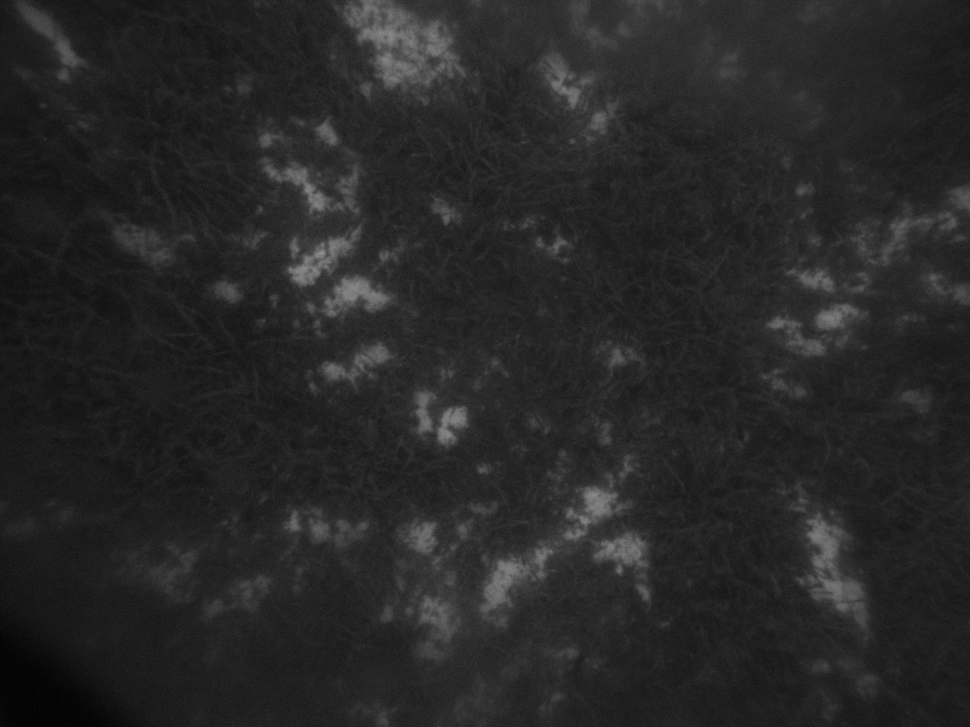
#> input picture Recitify of image/L.png, 970 x 727 px, shrunk from 1920 x 1440 before the run
$ python recitify.py   (older library calls are emulated)
#> lines starting #> are read from the running program, lines starting #| are printed output that depends on the picture; after the words box and inside, x2 and y2 are one past the last pixel; in counts of white or black regions, pixels touching at a corner belong together
import cv2
import glob
import argparse
import math
from numpy import genfromtxt
import matplotlib.pyplot as plt
import numpy as np
import os.path
from scipy import ndimage
import os

left = cv2.imread('L.png', cv2.IMREAD_UNCHANGED)
#> left is the input picture: shape (727, 970); min 1, max 147, mean 39.3
right = cv2.imread('R.png', cv2.IMREAD_UNCHANGED)
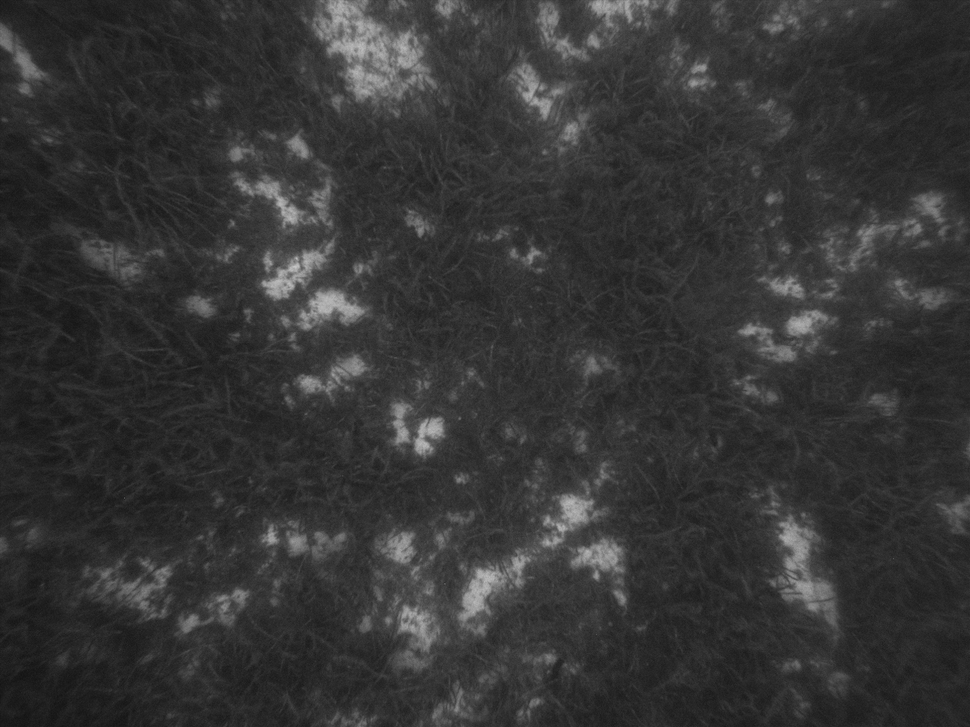
#> input picture Recitify of image/R.png, 970 x 727 px, shrunk from 1920 x 1440 before the run
#> right is the input picture: shape (727, 970); min 19, max 198, mean 53.3
# [4 lines of commented-out code are left out]


cameraMatrix1 = np.array(
    [[1478.4616, 0.0, 940.78233], [0.0, 1474.45028, 679.50984], [0.0,0.0,1.0]])
cameraMatrix2 = np.array(
    [[1478.97446, 0.0, 943.87355], [0.0, 1477.70023, 712.14069], [0.0,0.0,1.0]])
distCoeffs1 = np.array(
    [0.34404, 0.39925000000000005, -0.0024600000000000004, -0.01072, 0.0])
distCoeffs2 = np.array(
    [0.28774000000000005, 0.6423000000000001, 0.00022, -0.0024200000000000003, 0.0])
rotationMatrix = np.array([[0.99973106,   0.01154131,    	0.02018957],
                           [-0.01171467,  0.99989738,    	0.00861916],
                           [-0.02009047,  -0.00885182,    	0.99975736]])

transVector = np.array([29.96389633009774, 0.5883268401189343, -5.0370190999346365])

flags = cv2.CALIB_ZERO_DISPARITY
image_size = left.shape[::-1]
#> image_size = (970, 727)

R1, R2, P1, P2, Q, roi1, roi2 = cv2.stereoRectify(cameraMatrix1, distCoeffs1, cameraMatrix2, distCoeffs2, image_size,
                                                  rotationMatrix, transVector, flags=flags)
#> roi1 = (76, 84, 866, 622); roi2 = (44, 34, 869, 628)

leftmapX, leftmapY = cv2.initUndistortRectifyMap(cameraMatrix1, distCoeffs1, R1, P1, image_size, cv2.CV_32FC1)
rightmapX, rightmapY = cv2.initUndistortRectifyMap(cameraMatrix2, distCoeffs2, R2, P2, image_size, cv2.CV_32FC1)

left_remap = cv2.remap(left, leftmapX, leftmapY, cv2.INTER_LANCZOS4)
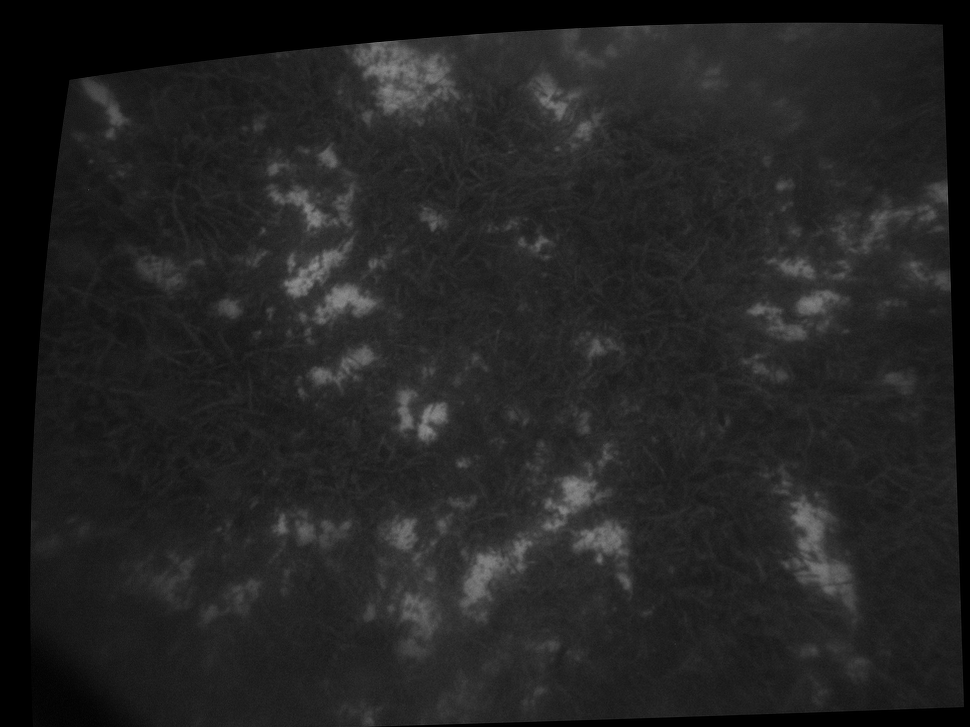
#> left_remap: shape (727, 970); min 0, max 144, mean 34.9
right_remap = cv2.remap(right, leftmapX, rightmapY, cv2.INTER_LANCZOS4)
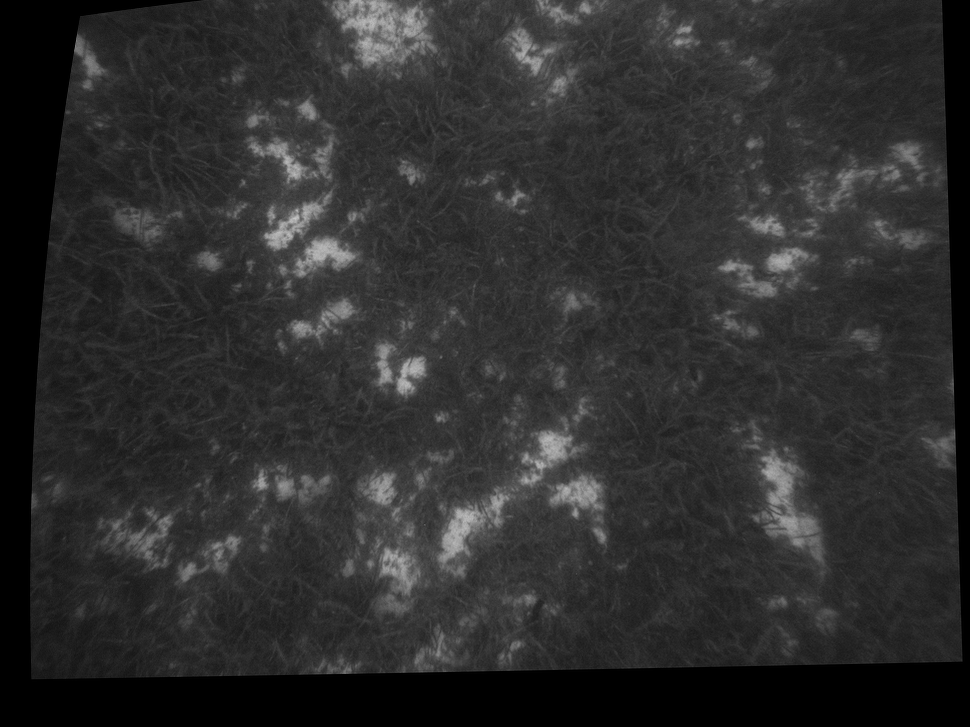
#> right_remap: shape (727, 970); min 0, max 199, mean 45.7

# For some reason, the images get rotated upside down after remapping, and I have to invert them back
left_remap = ndimage.rotate(left_remap, 180)
right_remap = ndimage.rotate(right_remap, 180)
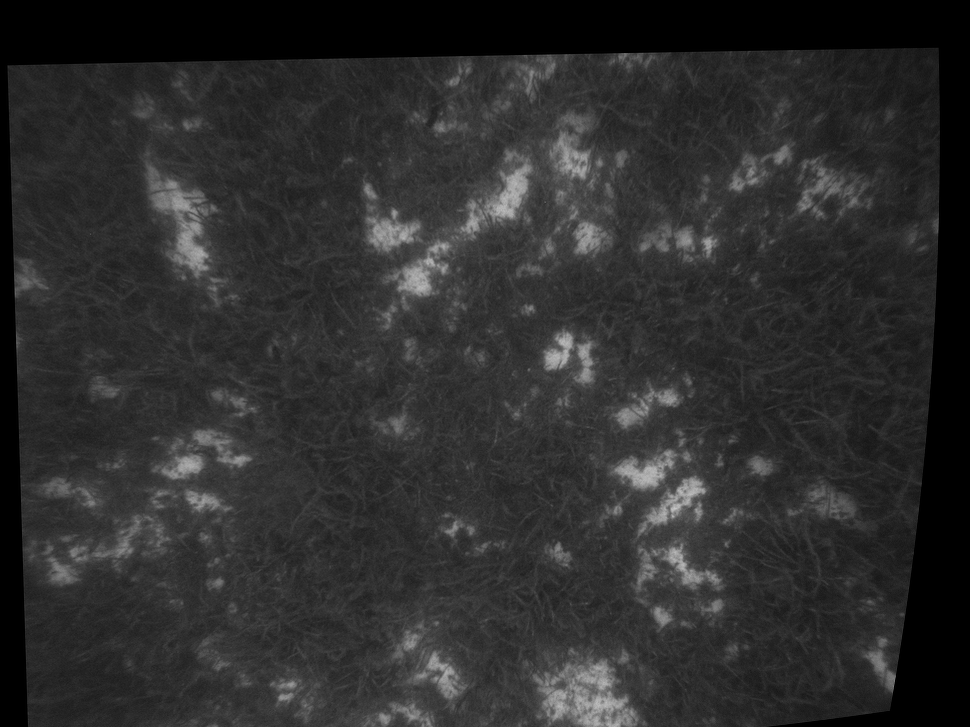
#> right_remap: shape (727, 970); min 0, max 199, mean 45.7

for line in range(0, int(right_remap.shape[0] / 20)):
    left_remap[line * 20, :] = 0
    right_remap[line * 20, :] = 0
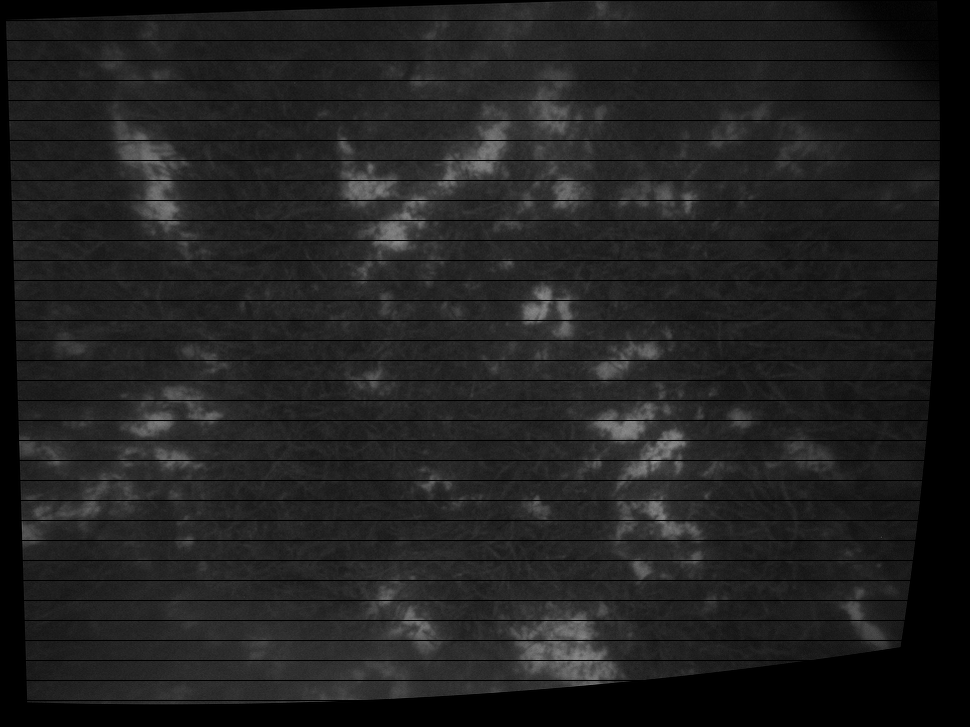
#> left_remap: shape (727, 970); min 0, max 144, mean 33.1
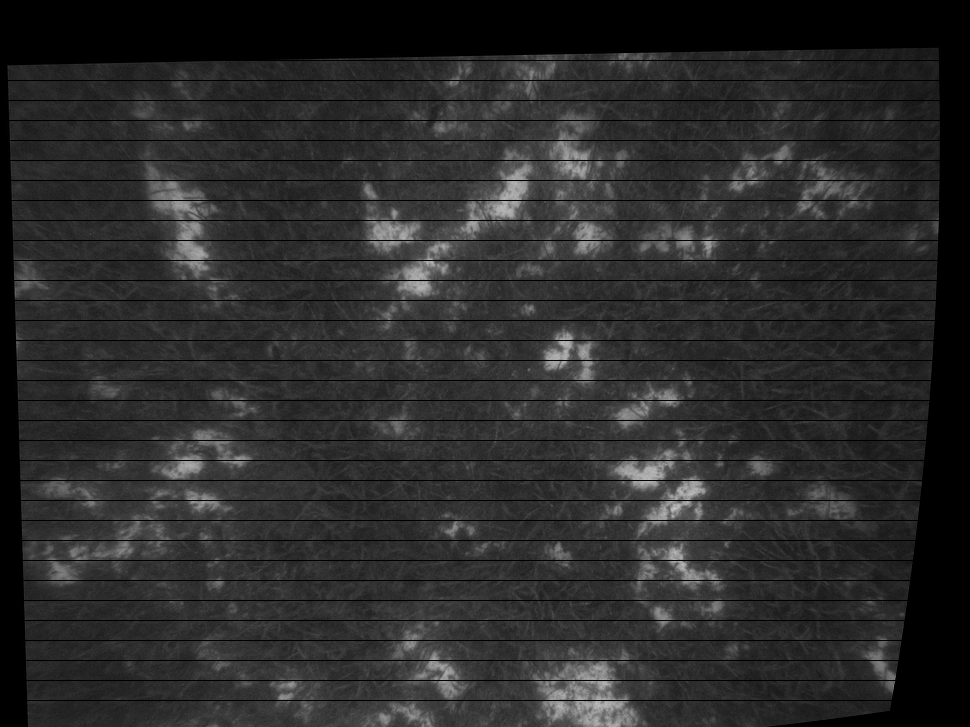
#> right_remap: shape (727, 970); 4.24% of pixels changed, all inside (x1, y1, x2, y2) = (5, 60, 942, 701)

cv2.namedWindow('output images', cv2.WINDOW_NORMAL)
cv2.imshow('output images', np.hstack([left_remap, right_remap]))
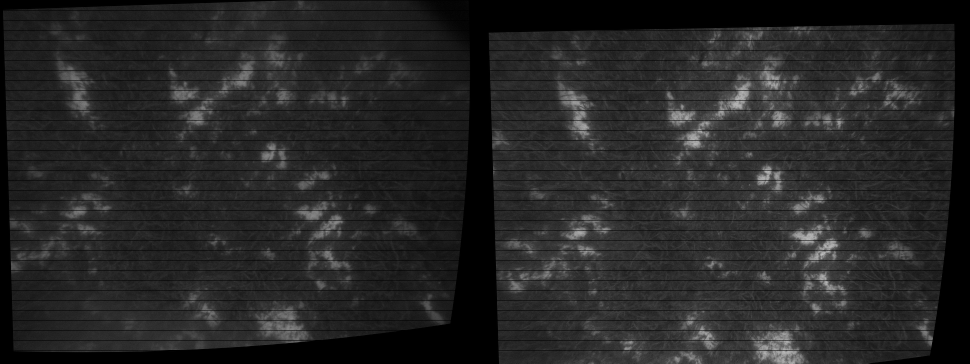
#> window 'output images': shape (727, 1940) (shown at 1/2 size); min 0, max 199, mean 38.3
cv2.imwrite('recitified_original_color.png',np.hstack([left_remap, right_remap]))
